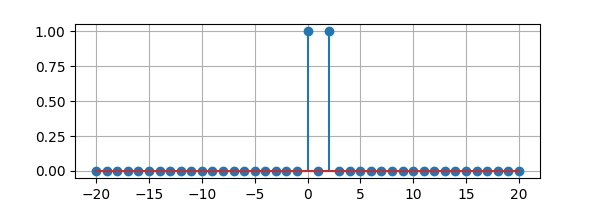

Generate this figure with Python:
from lcapy import ui
from lcapy.discretetime import n
from matplotlib.pyplot import savefig

x = ui(n) + ui(n - 2)
x.plot(figsize=(6, 2))

savefig('dt1-plot1.png')
